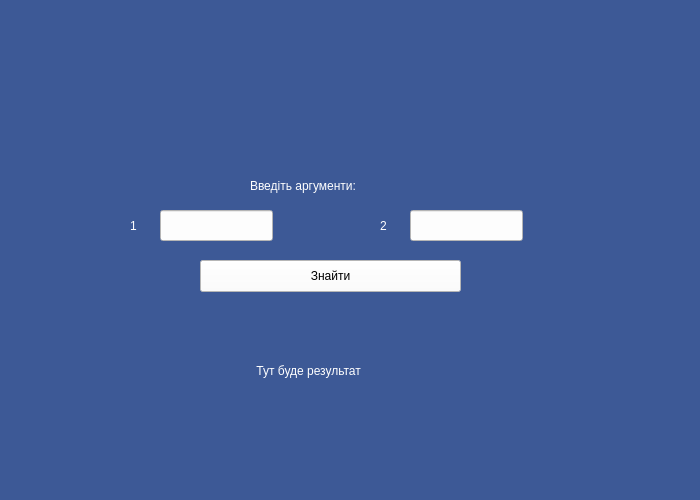
<?xml version="1.0" encoding="UTF-8"?>
<ui version="4.0">
 <class>MainWindow</class>
 <widget class="QMainWindow" name="MainWindow">
  <property name="geometry">
   <rect>
    <x>0</x>
    <y>0</y>
    <width>700</width>
    <height>500</height>
   </rect>
  </property>
  <property name="windowTitle">
   <string>MainWindow</string>
  </property>
  <property name="styleSheet">
   <string notr="true">background-color: rgb(61, 89, 150)</string>
  </property>
  <widget class="QWidget" name="centralwidget">
   <widget class="QLineEdit" name="argument1">
    <property name="geometry">
     <rect>
      <x>160</x>
      <y>210</y>
      <width>113</width>
      <height>31</height>
     </rect>
    </property>
    <property name="styleSheet">
     <string notr="true">background-color:rgb(253, 253, 253)</string>
    </property>
   </widget>
   <widget class="QLineEdit" name="argument2">
    <property name="geometry">
     <rect>
      <x>410</x>
      <y>210</y>
      <width>113</width>
      <height>31</height>
     </rect>
    </property>
    <property name="styleSheet">
     <string notr="true">background-color:rgb(253, 253, 253)</string>
    </property>
   </widget>
   <widget class="QLabel" name="label">
    <property name="geometry">
     <rect>
      <x>250</x>
      <y>170</y>
      <width>281</width>
      <height>31</height>
     </rect>
    </property>
    <property name="styleSheet">
     <string notr="true">color: white;
font: 14pt &quot;American Typewriter&quot;;</string>
    </property>
    <property name="text">
     <string>Введіть аргументи:</string>
    </property>
   </widget>
   <widget class="QLabel" name="label_2">
    <property name="geometry">
     <rect>
      <x>130</x>
      <y>210</y>
      <width>16</width>
      <height>31</height>
     </rect>
    </property>
    <property name="styleSheet">
     <string notr="true">color: white;
font: 14pt &quot;American Typewriter&quot;;</string>
    </property>
    <property name="text">
     <string>1</string>
    </property>
   </widget>
   <widget class="QLabel" name="label_3">
    <property name="geometry">
     <rect>
      <x>380</x>
      <y>210</y>
      <width>21</width>
      <height>31</height>
     </rect>
    </property>
    <property name="styleSheet">
     <string notr="true">color: white;
font: 14pt &quot;American Typewriter&quot;;</string>
    </property>
    <property name="text">
     <string>2</string>
    </property>
   </widget>
   <widget class="QLabel" name="result">
    <property name="geometry">
     <rect>
      <x>120</x>
      <y>320</y>
      <width>421</width>
      <height>101</height>
     </rect>
    </property>
    <property name="styleSheet">
     <string notr="true">color: white;
font: 14pt &quot;American Typewriter&quot;;</string>
    </property>
    <property name="text">
     <string>                                         Тут буде результат</string>
    </property>
   </widget>
   <widget class="QPushButton" name="pushButton">
    <property name="geometry">
     <rect>
      <x>200</x>
      <y>260</y>
      <width>261</width>
      <height>32</height>
     </rect>
    </property>
    <property name="styleSheet">
     <string notr="true">background-color: rgb(255, 255, 255);
font:  14 pt, &quot;American Typewriter&quot;;</string>
    </property>
    <property name="text">
     <string>Знайти</string>
    </property>
   </widget>
  </widget>
  <widget class="QMenuBar" name="menubar">
   <property name="geometry">
    <rect>
     <x>0</x>
     <y>0</y>
     <width>700</width>
     <height>24</height>
    </rect>
   </property>
  </widget>
  <widget class="QStatusBar" name="statusbar"/>
 </widget>
 <resources/>
 <connections/>
</ui>
